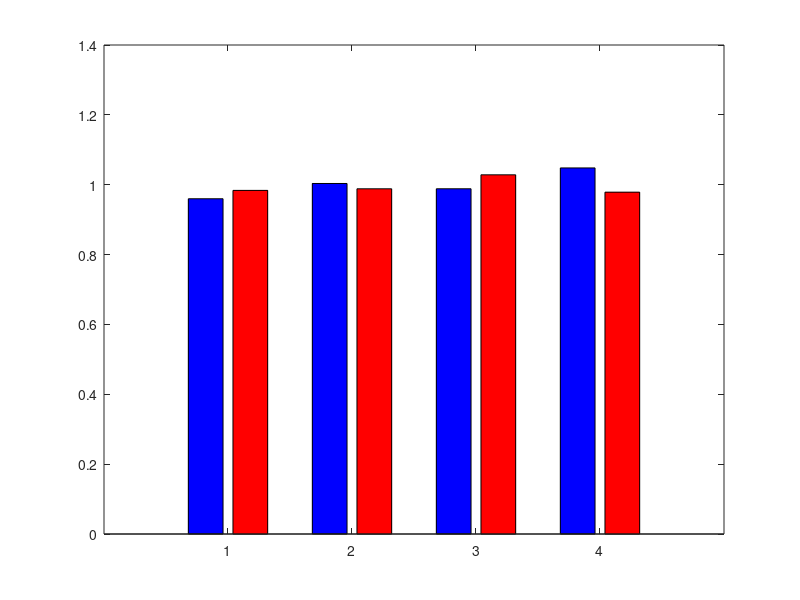

Recreate this plot in MATLAB. (Note: this script raises an error after producing the figure.)
file = '/Users/reyer/Data/STORM/81520/';
close all
X = {'SgrS t=30, -ptsG','SgrS t=60, +ptsG','RyhB t=30, -sodB','RyhB t=60, +sodB'};
%X = reordercats(X,{'WT rne, WT SgrS','WT rne, WT RyhB','WT rne, mut SgrS','rne701, WT SgrS'});
%y = [3.308433723 0.9733033419 1.104049937 0.1572210462; 4.186459433 0.966771806 2.634121304 1.033102583; 0 0 1.370988622 0.7119615517; 5.445199532 1.031210025 0.8030783902 0.5380187228];
y = [mean([0.9508104946 0.9688955166]) mean([0.9863893134 0.9811016599]); mean([1.037200795 0.9698600346]) mean([0.9482083104 1.02853082]); mean([0.9730083306 1.003876099]) mean([1.125412 0.9313498963]); mean([1.015505189 1.080646737]) mean([1.03780685 0.9195394716])];
err  = [std([0.9508104946 0.9688955166]) std([0.9863893134 0.9811016599]); std([1.037200795 0.9698600346]) std([0.9482083104 1.02853082]); std([0.9730083306 1.003876099]) std([1.125412 0.9313498963]); std([1.015505189 1.080646737]) std([1.03780685 0.9195394716])];
b = bar(y, 'FaceColor','flat');
set(b(1),'FaceColor','b')
set(b(2),'FaceColor','r')
hold on
errorbar([.85 1.15; 1.85 2.15; 2.85 3.15; 3.85 4.15],y,err,'LineStyle','none','Color','k','LineWidth',1)
set(gca,'xtick',[1:4],'xticklabel',X,'FontSize',14)
lgd = legend('Cytoplasm','DAPI');
ylabel('Enrichment','FontSize',14)
title('sRNA Localization','FontSize',16)
set(gca, 'FontSize', 10)
set(gca, 'FontName', 'Arial')
set(gca,'linewidth',1)
%set(gcf,'position',[835,883,868,667])
lgd.Location = 'northeastoutside';
set(gcf,'position',[318,235,556,247])
%set(gca, 'FontWeight', 'bold')
file1 = strcat([file,'STORM_summary']);
set(gcf,'PaperPositionMode','auto')
print(file1,'-dpng','-r0')
print(file1,'-painters','-depsc','-r0')
file1_fig = strcat([file,'STORM_summary.fig']);
savefig(gcf,file1_fig)
